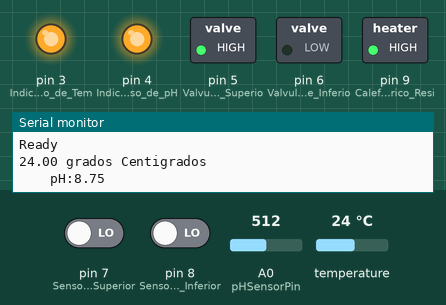
The sketch below on a simulated Arduino Uno, built with avr-gcc and run on an emulated ATmega328P. Parts: switched loads named in the sketch (green lamp = pin HIGH), output pins drawn as LEDs (lit = HIGH), the last lines printed to the serial monitor. Inputs (shaded band) come from the test bench; at power-on: temperature 24 °C, pin 7 (Sensor_Nivel_Superior) LOW, pin 8 (Sensor_Nivel_Inferior) LOW, A0 (pHSensorPin) = 512.

Above: at 1.5 s.
1.6 s: temperature set to 27 °C
3.1 s: temperature set to 28 °C
At 4.5 s:
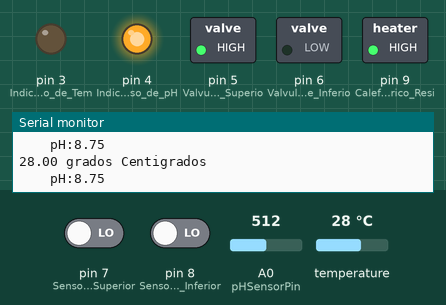
4.8 s: pin 7 (Sensor_Nivel_Superior) driven HIGH
At 6.3 s:
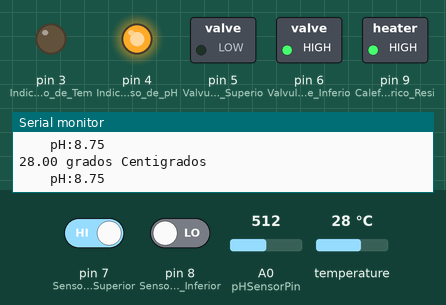
6.7 s: temperature set to 12 °C
At 7.4 s:
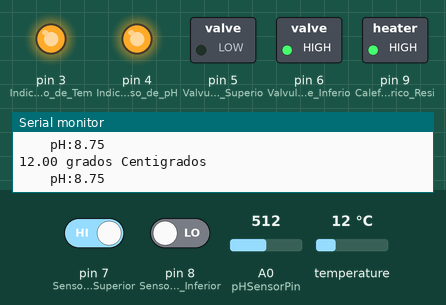
8.3 s: pin 8 (Sensor_Nivel_Inferior) driven HIGH
At 9.7 s:
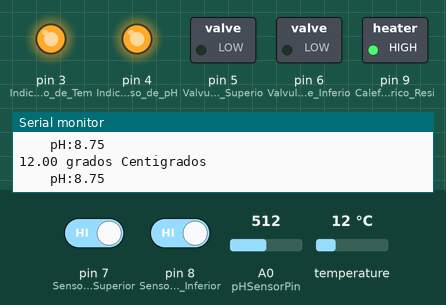
10.0 s: temperature set to 33 °C
At 11.2 s:
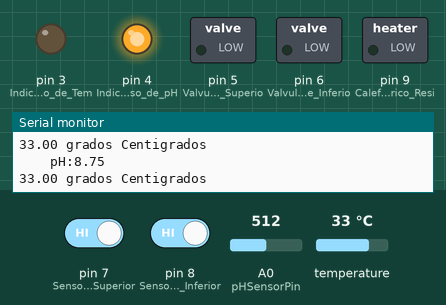
Timing chart, 0 to 12.8 s (numbered marks = the images above; inputs shaded):
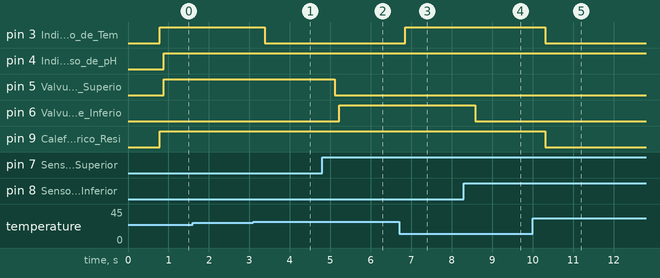

The sketch:

Arduino_Program.ino
```cpp
#include <OneWire.h>
#include <DallasTemperature.h>

#define pHSensorPin 0
// Entrada Analogica A0 del arduino sera destinada para el sensor de pH
#define Pin_Temp_Sensor 2
// Pin donde se conectará la DATA de Temperatura (Pin Digital 2)

OneWire ourWire(Pin_Temp_Sensor);
//Se establece el pin declarado como bus para la comunicación OneWire

DallasTemperature sensors(&ourWire);
//Se instancia la librería DallasTemperature

float Temp_Centig = 0;     // Temperatura en centrigrados
float pHValue = 0;         // Valor de pH
unsigned long int avgValue;// avgValue almacenara el valor promedio de las mediciones de pH
int buf[10],temp = 0;      // en buf[] se almacenaran los 10 valores medidos de pH
                           //temp es una variable temporal
int Sensor_Sup = 0;        // Almacenara el estado del sensor de nivel superior del tanque
int Sensor_Inf = 0;        // Almacenara el estado del sensor de nivel inferior del tanque
int Flag_Up = 1;    //inicializo bandera de llenado del tanque
int Flag_Down = 0;  // inicializo bandera de vaciado del tanque
int Estado_Calefac = 0; //inicializo estado calefactor apagado
int Flag_Bajo_pH = 0;  // inicializo nivel pH OK
int Flag_Alto_pH = 0;  // inicializo nivel pH OK


void CambiarAgua()
{
    if((Sensor_Sup == LOW) && (Flag_Up == 1))
    {
      digitalWrite(5, HIGH); //activo valvula Superior
    }
    else
// entra a else cuando el nivel del agua llega al limite superior (Sensor_Sup == HIGH)
    {
      digitalWrite(5, LOW); //desactivo valvula Superior
      Flag_Down = 1; //ahora activo el Flag_Down para que pase a vaciarse el tanque
      Flag_Up = 0;
    }

    if((Sensor_Inf == LOW) &&(Flag_Down==1))
    {
      digitalWrite(6, HIGH); //activo valvula Inferior
    }
    else
// entra a else cuando el nivel del agua llega al limite inferior (Sensor_Inf == HIGH)
    {
      digitalWrite(6, LOW); //desactivo valvula Inferior
      Flag_Up = 1;  //ahora activo el Flag_Up para que pase a llenarse el tanque
      Flag_Down = 0;
    }
}


void setup()
{
  pinMode(2,INPUT);      // Sensor Temperatura
  pinMode(3,OUTPUT);      // Indicador Luminoso de Temperatura
  pinMode(4,OUTPUT);      // Indicador Luminoso de pH
  pinMode(5,OUTPUT);      // Valvula Solenoide Superior 1/4"
  pinMode(6,OUTPUT);      // Valvula Solenoide Inferior 1/4"
  pinMode(7,INPUT);       // Sensor Nivel Superior
  pinMode(8,INPUT);       // Sensor Nivel Inferior
  pinMode(9,OUTPUT);      // Calefactor Electrico Resistivo

  Serial.begin(9600);
  sensors.begin(); //Se inician los sensores Temperatura
  Serial.println("Ready");    //Probando el Monitor Serial
}


void loop()
{

  // Lectura Sensor Temperatura y Calentador

  sensors.requestTemperatures();
  //Prepara el sensor de Temperatura para la lectura

  Temp_Centig = sensors.getTempCByIndex(0);
  Serial.print(Temp_Centig);
  //Se lee e imprime la temperatura en grados Celsius con 2 puntos decimales
  Serial.println(" grados Centigrados");

  if(Temp_Centig < 27.5)
  {
    digitalWrite(3, HIGH);
 // Para indicar que el nivel de Temperatura esta fuera del rango permitido
  }
  else
  {
    digitalWrite(3, LOW);
 // Temperatura esta en el rango deseado, apago LED
  }

  if((Estado_Calefac==0) && (Temp_Centig < 27.5))
  //si el calefactor esta apagado y se detecta < 27.5 grados
  {
      digitalWrite(9, HIGH); // Enciendo al calefactor
      Estado_Calefac=1;      // Indica que el calefactor esta encendido
  }

  if((Estado_Calefac==1) && (Temp_Centig > 29.5))
  //si el calefactor esta encendido y se detecta > 29.5 grados
  {
      digitalWrite(9, LOW);  // Apago al calefactor
      Estado_Calefac=0;      // Indica que el calefactor esta apagado
  }


// Lectura de los sensores de Nivel

  Sensor_Sup = digitalRead(7);
  Sensor_Inf = digitalRead(8);

  if(Sensor_Sup == HIGH) // si el agua esta en su maximo nivel
  {
    digitalWrite(5, LOW); //desactivo valvula Superior
  }

  if(Sensor_Inf == HIGH) // si el agua esta en su minimo nivel
  {
    digitalWrite(6, LOW); //desactivo valvula Inferior
  }

// Lectura del sensor de pH

  for(int i=0;i<10;i++)
//Se almacenan 10 medidas del sensor de pH
//para tener una medida mas exacta
  {
    buf[i]=analogRead(pHSensorPin);
//Arduino lee valores de 0 a 1023 (ADC de 10 bits)
    delay(10);
  }
  for(int i=0;i<9;i++)  //ordeno de menor a mayor
  {
    for(int j=i+1;j<10;j++)
    {
      if(buf[i]>buf[j])
      {
        temp=buf[i];
        buf[i]=buf[j];
        buf[j]=temp;
      }
    }
  }

  avgValue=0;  //Inicializo
  for(int i=2;i<8;i++)
    avgValue+=buf[i];
  //Tomo los 6 valores mas centrados y los promedio

  pHValue=(float)avgValue*5.0/1024/6;
  //convierto el Valor Analogico a Voltios
  pHValue = 3.5*pHValue;
  //convierto Volts a valor de pH (4*3.5 = 14)
  //Recordar que este sensor de pH entregara
  //como maximo 4Volts y como minimo 0V
  Serial.print("    pH:");
  Serial.print(pHValue,2);
  Serial.println(" ");


  // Analisis de pH

  if(pHValue < 6.5) // si el pH es muy bajo
  {
     Flag_Bajo_pH = 1; // esta bandera se usara para la histeresis de pH
     digitalWrite(4, HIGH); //Indicamos que el nivel de pH esta fuera del rango
  }
  else if(pHValue > 7.5)  // si el pH es muy alto
  {
     Flag_Alto_pH = 1; // esta bandera se usara para la histeresis de pH
     digitalWrite(4, HIGH); //Indicamos que el nivel de pH esta fuera del rango
  }
  else // si el pH esta en el rango optimo
  {
     digitalWrite(4, LOW); //Caso contrario apago el LED
  }


  if((Flag_Bajo_pH == 1) && (pHValue < 7.0))
  {
// Para que se apague el Cambio de Agua, el pHValue ya no debe
//superar 6.5, ahora debe superar el nuevo limite: 7.0 (histeresis)
      CambiarAgua();
  }
  else // Entra cuando pHValue aumente a 7.0 o un poco mas
  {
      Flag_Bajo_pH = 0;
    // Ahora si podemos detener el cambio de agua, el pH ya es 7.0
  }


  if((Flag_Alto_pH == 1) && (pHValue > 7.0))
  {
// Para que se apague el Cambio de Agua el pHValue ya no debe
//ser menor a 7.5, ahora debe ser inferior al nuevo limite: 7.0
// (principio basico de histeresis)
      CambiarAgua();
  }
  else // Entra cuando pHValue disminuye a 7.0 o un poco menos
  {
      Flag_Alto_pH = 0;
    // Ahora si podemos detener el cambio de agua, el pH ya es 7.0
  }
}
```

Measured:
- the behaviour switches between 27.4 and 27.5 °C on temperature (found by bisection; images 0 and 1)
- after the input at 3.1 s, pin 3 (Indicador_Luminoso_de_Tem): HIGH → LOW after 0.28 s
- after the input at 4.8 s, pin 5 (Valvula_Solenoide_Superio): HIGH → LOW after 0.31 s; pin 6 (Valvula_Solenoide_Inferio): LOW → HIGH after 0.41 s
- after the input at 6.7 s, pin 3 (Indicador_Luminoso_de_Tem): LOW → HIGH after 0.15 s
- after the input at 8.3 s, pin 6 (Valvula_Solenoide_Inferio): HIGH → LOW after 0.28 s
- after the input at 10.0 s, pin 3 (Indicador_Luminoso_de_Tem), pin 9 (Calefactor_Electrico_Resi): HIGH → LOW after 0.31 s
